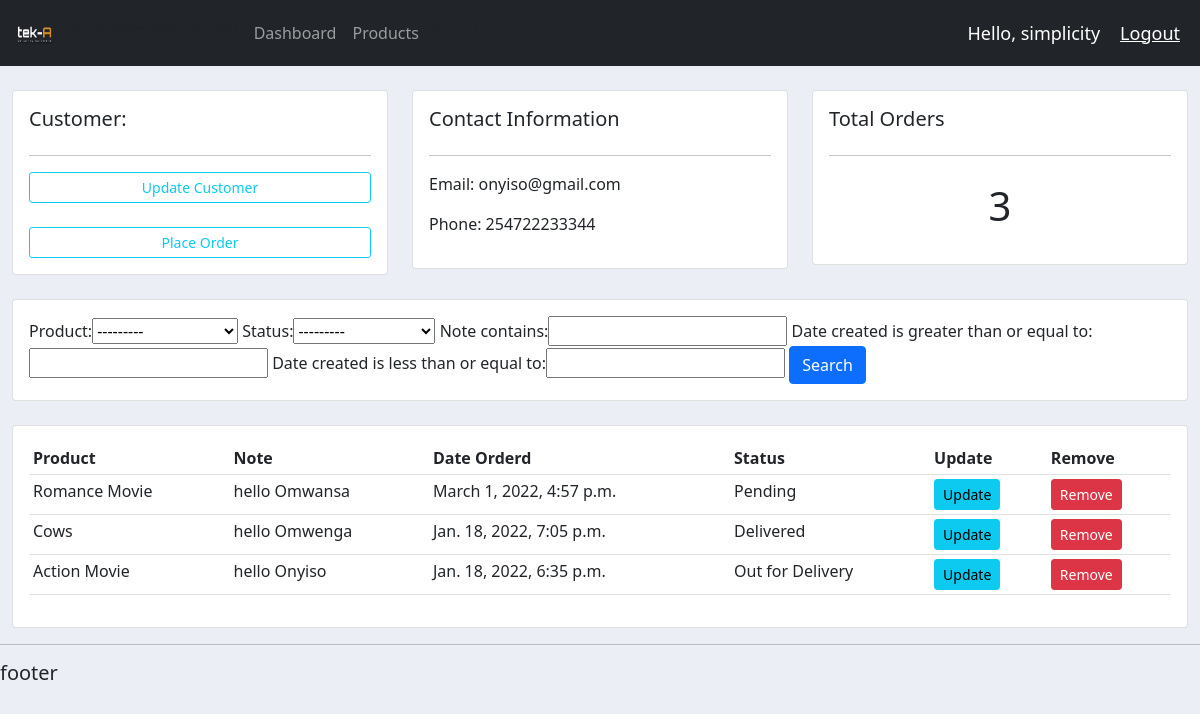
Page /customer/1 (signed in) on the committed database.
### accounts/models.py (models this page shows, shortened)
class Customer(models.Model):
    name = models.CharField(max_length=200, null=True)
    phoneNum = models.CharField(max_length=200, null=True)
    email = models.CharField(max_length=200, null=True)
    date_created = models.DateTimeField(auto_now_add=True, null=True)

class Order(models.Model):
    STATUS = (
        ('Pending', 'Pending'),
        ('Out for Delivery', 'Out for Delivery'),
        ('Delivered', 'Delivered'),
    )
    customer = models.ForeignKey(Customer, null=True, on_delete=models.SET_NULL)
    product = models.ForeignKey(Product, null=True, on_delete=models.SET_NULL)
    date_created = models.DateTimeField(auto_now_add=True, null=True)
    status = models.CharField(max_length=200, null=True, choices=STATUS)
    note = models.CharField(max_length=1000, null=True)

class Product(models.Model):
    CATEGORY = (
        ('Indoor', 'Indoor'),
        ('Out Door', 'Out Door'),
    )
    name = models.CharField(max_length=200, null=True)
    price = models.FloatField(null=True)
    category = models.CharField(max_length=200, null=True, choices=CATEGORY)
    description = models.CharField(max_length=200, null=True, blank=True)
    date_created = models.DateTimeField(auto_now_add=True, null=True)
    tag = models.ManyToManyField(Tag)
    def __str__(self):
        return self.name

### accounts/decorators.py (the view)
        def wrapper_func(request, *args, **kwargs):
            print('working', allowed_roles)
            group = None
            if request.user.groups.exists():
                group = request.user.groups.all()[0].name
            if group in allowed_roles:
                return view_func(request, *args, **kwargs)
            else:
                return HttpResponse('You are not authorized to view this page')

### accounts/views.py (called while the page is built)
@login_required(login_url='login')
@allowed_users(allowed_roles=['admin'])
def customer(request, pk):
    customer = Customer.objects.get(id = pk)
    orders = customer.order_set.all()
    order_count = orders.count()
    myFilter = OrderFilter(request.GET, queryset=orders)
    orders = myFilter.qs
    context = {'customer':customer, 'orders':orders, 'order_count':order_count, 'my_filter':myFilter}
    return render(request, 'accounts/customer.html', context)

### accounts/templates/accounts/customer.html
{% extends 'accounts/base.html' %}
{% block content %}
<div class="row">
    <div class="col-md">
		<div class="card card-body">
			<h5>Customer:</h5>
			<hr>
			<a class="btn btn-outline-info  btn-sm btn-block" href="">Update Customer</a>
			<br>
            <a class="btn btn-outline-info  btn-sm btn-block" href="{% url 'create_order' customer.id %}">Place Order</a>
		</div>
	</div>
	<div class="col-md">
		<div class="card card-body">
			<h5>Contact Information</h5>
			<hr>
			<p>Email: {{customer.email}}</p>
			<p>Phone: {{customer.phoneNum}}</p>
		</div>
	</div>
	<div class="col-md">
		<div class="card card-body">
			<h5>Total Orders</h5>
			<hr>
			<h1 style="text-align: center;padding: 10px">{{order_count}}</h1>
		</div>
	</div>
</div>
<br>
<div class="row">
	<div class="col">
		<div class="card card-body">
			<form method="get">
				{{my_filter.form}}
		    <button class="btn btn-primary" type="submit">Search</button>
		  </form>
		</div>
	</div>
</div>
<br>
<div class="row">
	<div class="col-md">
		<div class="card card-body">
			<table class="table table-sm">
				<tr>
					<th>Product</th>
					<th>Note</th>
					<th>Date Orderd</th>
					<th>Status</th>
					<th>Update</th>
					<th>Remove</th>
				</tr>
				{% for order in orders %}
				<tr>
					<td>{{order.product}}</td>
					<td>{{order.note}}</td>
					<td>{{order.date_created}}</td>
					<td>{{order.status}}</td>
					<td><a class="btn btn-sm btn-info" href="{%url 'update_order' order.id%}">Update</a></td>
					<td><a class="btn btn-sm btn-danger" href="{%url 'delete_order' order.id%}">Remove</a></td>
				</tr>
				{% endfor %}
			</table>
		</div>
	</div>
</div>
{% endblock %}

### accounts/templates/accounts/navbar.html (shortened to what this page needs)
{% load static %}
<nav class="navbar navbar-expand-lg navbar-dark bg-dark">
    <img height="50" width="70" src="{% static 'images/teka_logo.png' %}">
    <div class="collapse navbar-collapse" id="navbarNavAltMarkup">
      <ul class="navbar-nav">
        <li class="nav-item active">
          <a class="nav-link" href="{% url 'home' %}">Dashboard</a>
        </li>
        <li class="nav-item">
          <a class="nav-link" href="{% url 'products' %}">Products</a>
        </li>
      </ul>
    </div>
    <span class="hello-msg">Hello, {{request.user}} </span>
    <span><a class="hello-msg" href="{% url 'logout' %}">Logout</a></span>
  </nav>

### static/css/main.css (style rules this page uses)
body { background-color: #ebeff5; }

### accounts/templates/accounts/navbar.html (style rules this page uses)
.hello-msg { font-size: 18px; color: #fff; margin-right: 20px; }

### rows in the picture
Customer: email "onyiso@gmail.com", phoneNum "254722233344"
Order: product "Romance Movie", note "hello Omwansa", date_created "March 1, 2022, 4:57 p.m.", status "Pending"
Order: product "Cows", note "hello Omwenga", date_created "Jan. 18, 2022, 7:05 p.m.", status "Delivered"
Order: product "Action Movie", note "hello Onyiso", date_created "Jan. 18, 2022, 6:35 p.m.", status "Out for Delivery"

### other values in the picture
{{ request.user }} "simplicity"
{{ order_count }} "3"
